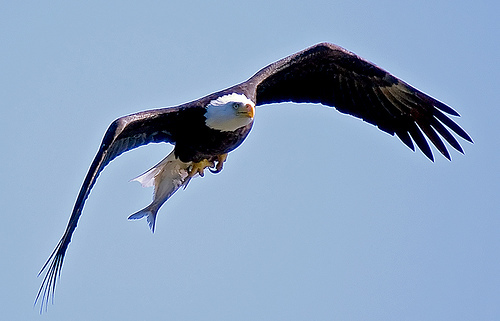
#> input picture Files_about_models/Images/Valid_original/Bird_all/n01614925_eagle/n01614925_4419.JPEG, 500 x 321 px, found by its file name; its folder holds only this picture in this run
$ jupyter execute convert_images_to_256.ipynb
#> lines starting #> are read from the running program, lines starting #| are printed output that depends on the picture
[cell 1]
from PIL import Image
import os

def resize_images(input_folder, output_folder, target_size=(256, 256)):
    # Upewnij się, że folder wyjściowy istnieje
#> called with output_folder = 'images\\Valid\\Bird_all\\eagle', target_size = (256, 256)
    if not os.path.exists(output_folder):
        os.makedirs(output_folder)

    # Przetwarzaj każdy plik w folderze wejściowym
    for filename in os.listdir(input_folder):
        input_path = os.path.join(input_folder, filename)
        output_path = os.path.join(output_folder, filename)

        # Sprawdź, czy to jest plik graficzny
        if os.path.isfile(input_path) and filename.lower().endswith(('.png', '.jpg', '.jpeg', '.gif')):
            try:
                # Otwórz obrazek
                image = Image.open(input_path)
#> image is the input picture: PIL image 500x321 RGB; mean R, G, B 140, 163.8, 193.9

                # Przekształć obrazek
                resized_image = image.resize(target_size)
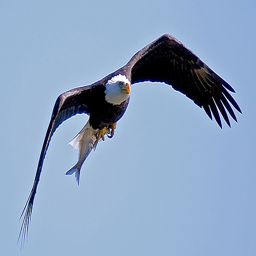
#> resized_image: PIL image 256x256 RGB; mean R, G, B 140.1, 163.8, 193.9

                # Zapisz przekształcony obrazek do folderu wyjściowego
                resized_image.save(output_path)

                print(f"Przekonwertowano: {filename}")

            except Exception as e:
                print(f"Błąd podczas przetwarzania pliku {filename}: {str(e)}")


 #input_folder = "images\Train\Fish_all\gold_fish"
#output_folder = "images\Train\Fish_all\gold_fish"

if __name__ == "__main__":

    input_folder = "images\Valid_original\Bird_all\\n01614925_eagle"
    output_folder = "images\Valid\Bird_all\\eagle"
    resize_images(input_folder, output_folder)
